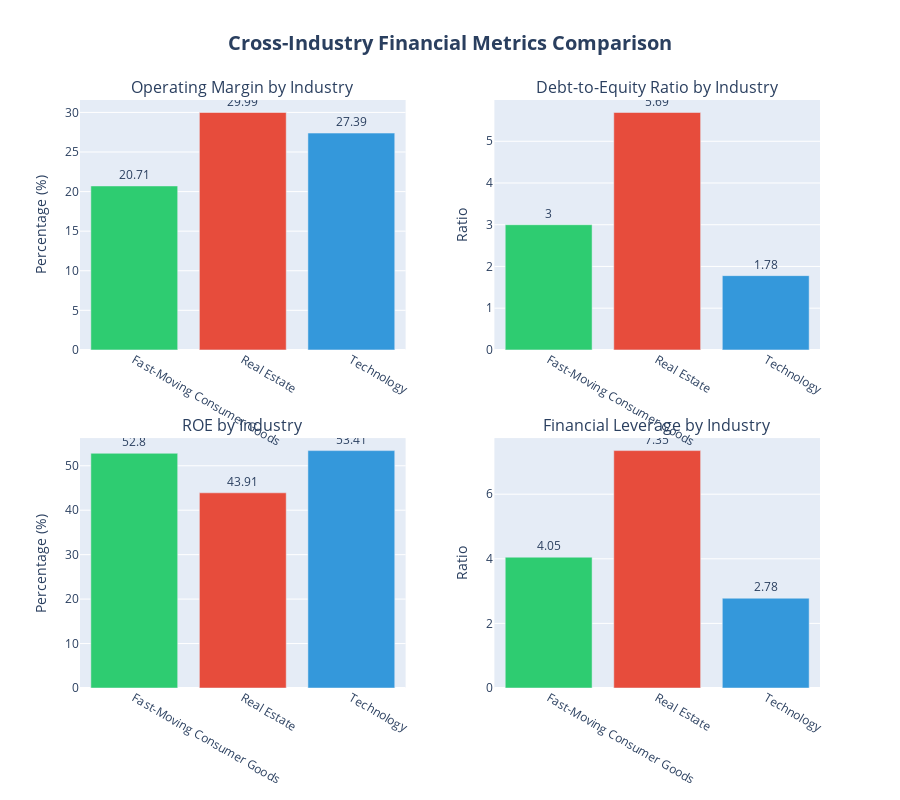

Notebook code cell kept with this figure:
### Code cell
# Multi-metric industry comparison visualization
fig = make_subplots(
    rows=2, cols=2,
    subplot_titles=('Operating Margin by Industry', 'Debt-to-Equity Ratio by Industry',
                    'ROE by Industry', 'Financial Leverage by Industry'),
    specs=[[{'type': 'bar'}, {'type': 'bar'}],
           [{'type': 'bar'}, {'type': 'bar'}]],
    vertical_spacing=0.15,
    horizontal_spacing=0.12
)

colors = {'Technology': '#3498db', 'Fast-Moving Consumer Goods': '#2ecc71', 'Real Estate': '#e74c3c'}

# Operating Margin
fig.add_trace(
    go.Bar(x=industry_summary.index, y=industry_summary['Operating_Margin'],
           marker_color=[colors[ind] for ind in industry_summary.index],
           text=industry_summary['Operating_Margin'].round(2),
           textposition='outside',
           name='Operating Margin'),
    row=1, col=1
)

# Debt-to-Equity
fig.add_trace(
    go.Bar(x=industry_summary.index, y=industry_summary['Debt_to_Equity'],
           marker_color=[colors[ind] for ind in industry_summary.index],
           text=industry_summary['Debt_to_Equity'].round(2),
           textposition='outside',
           name='Debt-to-Equity'),
    row=1, col=2
)

# ROE
fig.add_trace(
    go.Bar(x=industry_summary.index, y=industry_summary['ROE_Operating'],
           marker_color=[colors[ind] for ind in industry_summary.index],
           text=industry_summary['ROE_Operating'].round(2),
           textposition='outside',
           name='ROE'),
    row=2, col=1
)

# Financial Leverage
fig.add_trace(
    go.Bar(x=industry_summary.index, y=industry_summary['Financial_Leverage'],
           marker_color=[colors[ind] for ind in industry_summary.index],
           text=industry_summary['Financial_Leverage'].round(2),
           textposition='outside',
           name='Financial Leverage'),
    row=2, col=2
)

fig.update_yaxes(title_text="Percentage (%)", row=1, col=1)
fig.update_yaxes(title_text="Ratio", row=1, col=2)
fig.update_yaxes(title_text="Percentage (%)", row=2, col=1)
fig.update_yaxes(title_text="Ratio", row=2, col=2)

fig.update_layout(
    height=800,
    showlegend=False,
    title_text="<b>Cross-Industry Financial Metrics Comparison</b>",
    title_x=0.5,
    title_font_size=20
)

fig.show()

### Figure 1 — Plotly figure (JSON) as saved in the notebook; plotly's stock layout.template omitted (floating-point values rounded to 4 significant figures)
{"data": [{"marker": {"color": ["#2ecc71", "#e74c3c", "#3498db"]}, "name": "Operating Margin", "text": [20.71, 29.99, 27.39], "textposition": "outside", "type": "bar", "x": ["Fast-Moving Consumer Goods", "Real Estate", "Technology"], "xaxis": "x", "y": [20.71, 29.99, 27.39], "yaxis": "y"}, {"marker": {"color": ["#2ecc71", "#e74c3c", "#3498db"]}, "name": "Debt-to-Equity", "text": [3, 5.69, 1.78], "textposition": "outside", "type": "bar", "x": ["Fast-Moving Consumer Goods", "Real Estate", "Technology"], "xaxis": "x2", "y": [3, 5.69, 1.78], "yaxis": "y2"}, {"marker": {"color": ["#2ecc71", "#e74c3c", "#3498db"]}, "name": "ROE", "text": [52.8, 43.91, 53.41], "textposition": "outside", "type": "bar", "x": ["Fast-Moving Consumer Goods", "Real Estate", "Technology"], "xaxis": "x3", "y": [52.8, 43.91, 53.41], "yaxis": "y3"}, {"marker": {"color": ["#2ecc71", "#e74c3c", "#3498db"]}, "name": "Financial Leverage", "text": [4.05, 7.35, 2.78], "textposition": "outside", "type": "bar", "x": ["Fast-Moving Consumer Goods", "Real Estate", "Technology"], "xaxis": "x4", "y": [4.05, 7.35, 2.78], "yaxis": "y4"}], "layout": {"annotations": [{"font": {"size": 16}, "showarrow": false, "text": "Operating Margin by Industry", "x": 0.22, "xanchor": "center", "xref": "paper", "y": 1, "yanchor": "bottom", "yref": "paper"}, {"font": {"size": 16}, "showarrow": false, "text": "Debt-to-Equity Ratio by Industry", "x": 0.78, "xanchor": "center", "xref": "paper", "y": 1, "yanchor": "bottom", "yref": "paper"}, {"font": {"size": 16}, "showarrow": false, "text": "ROE by Industry", "x": 0.22, "xanchor": "center", "xref": "paper", "y": 0.425, "yanchor": "bottom", "yref": "paper"}, {"font": {"size": 16}, "showarrow": false, "text": "Financial Leverage by Industry", "x": 0.78, "xanchor": "center", "xref": "paper", "y": 0.425, "yanchor": "bottom", "yref": "paper"}], "height": 800, "showlegend": false, "title": {"font": {"size": 20}, "text": "<b>Cross-Industry Financial Metrics Comparison</b>", "x": 0.5}, "xaxis": {"anchor": "y", "domain": [0, 0.44]}, "xaxis2": {"anchor": "y2", "domain": [0.56, 1]}, "xaxis3": {"anchor": "y3", "domain": [0, 0.44]}, "xaxis4": {"anchor": "y4", "domain": [0.56, 1]}, "yaxis": {"anchor": "x", "domain": [0.575, 1], "title": {"text": "Percentage (%)"}}, "yaxis2": {"anchor": "x2", "domain": [0.575, 1], "title": {"text": "Ratio"}}, "yaxis3": {"anchor": "x3", "domain": [0, 0.425], "title": {"text": "Percentage (%)"}}, "yaxis4": {"anchor": "x4", "domain": [0, 0.425], "title": {"text": "Ratio"}}}}
